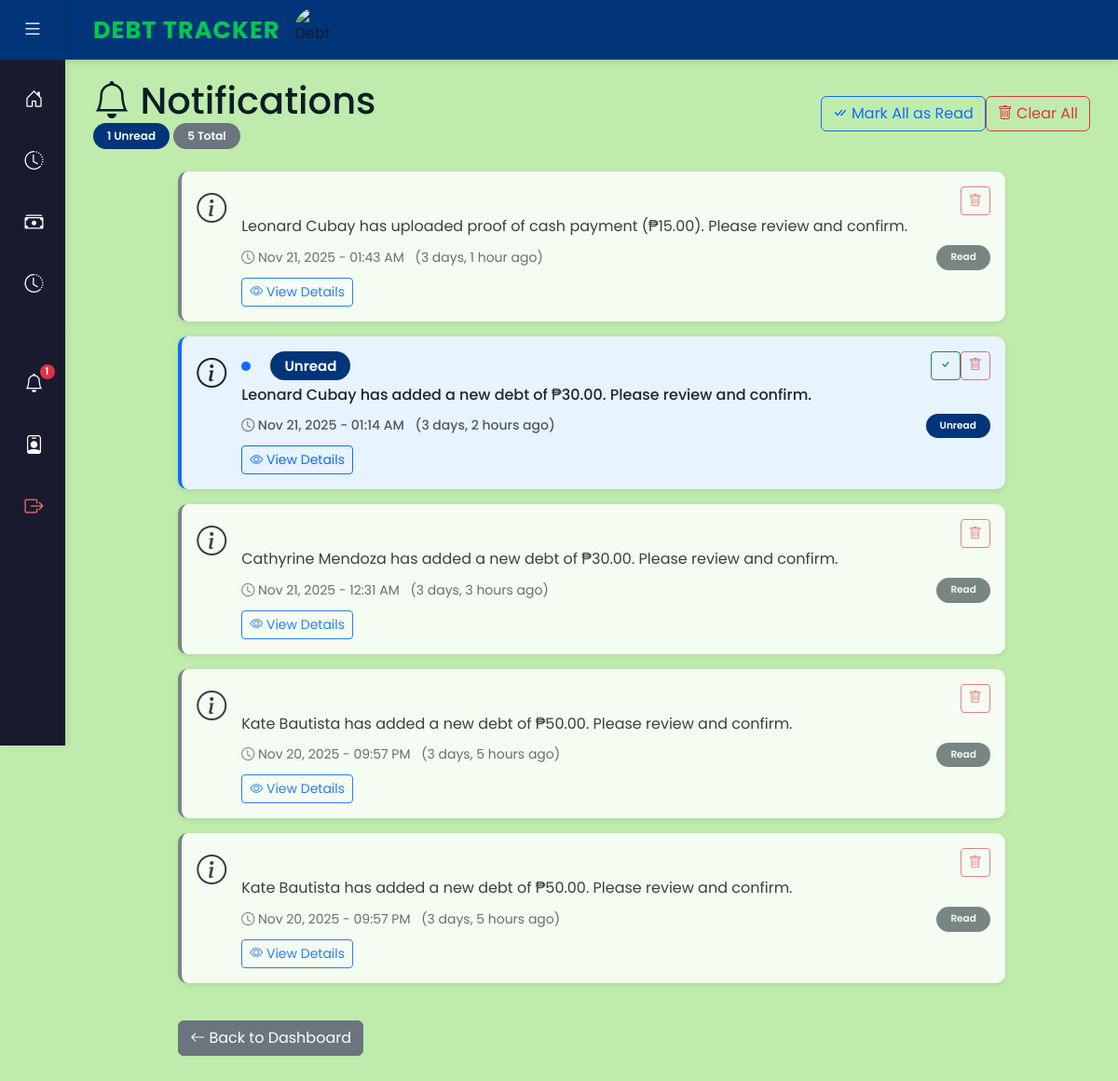
The page /notifications/ (signed in) on the database as committed earlier.
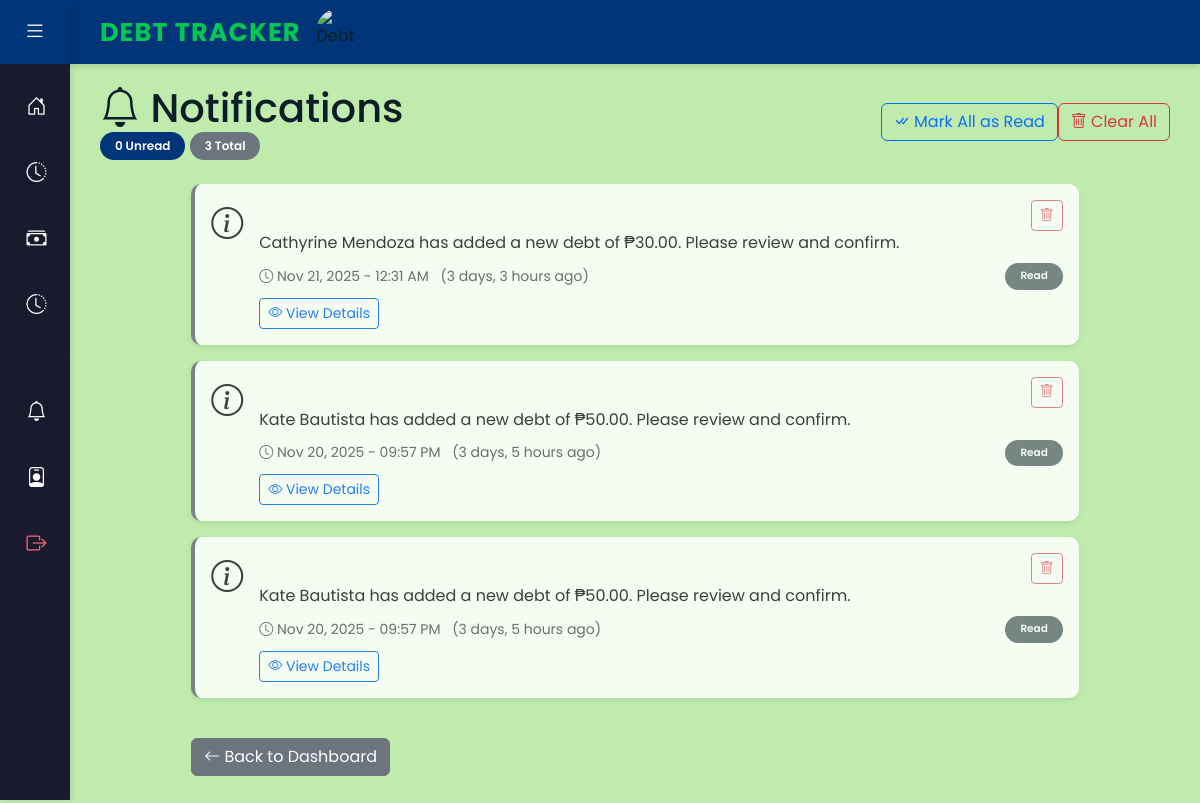
The same page on the database as committed later.
### myapp/models.py (models this page shows, shortened)
class Notification(models.Model):
    NOTIFICATION_TYPES = [
        ('payment_success', 'Payment Success'),
        ('payment_received', 'Payment Received'),
        ('payment_pending', 'Payment Pending'),
        ('payment_debtor_proof_uploaded', 'Debtor Proof Uploaded'),
        ('payment_creditor_proof_uploaded', 'Creditor Proof Uploaded'),
        ('payment_completed', 'Payment Completed'),
        ('partial_payment_received', 'Partial Payment Received'),
        ('debt_confirmed', 'Debt Confirmed'),
        ('debt_rejected', 'Debt Rejected'),
        ('debt_added', 'Debt Added'),
        ('debt_pending_confirmation', 'Debt Pending Confirmation'),
        ('proof_uploaded', 'Proof Uploaded'),
        ('debt_acknowledged', 'Debt Acknowledged'),
        ('debt_active', 'Debt Active'),
    ]
    user = models.ForeignKey(
        settings.AUTH_USER_MODEL,
        on_delete=models.CASCADE,
        related_name='notifications',
        help_text="User who receives this notification"
    )
    notification_type = models.CharField(
        max_length=50,
        choices=NOTIFICATION_TYPES,
        help_text="Type of notification"
    )
    message = models.TextField(
        help_text="Notification message"
    )
    related_id = models.IntegerField(
        blank=True,
        null=True,
        help_text="Related object ID (for generic references)"
    )
    related_payment = models.ForeignKey(
        Payment,
        on_delete=models.CASCADE,
        blank=True,
        null=True,
        related_name='notifications',
        help_text="Related payment (if applicable)"
    )
    related_debt = models.ForeignKey(
        Debt,
        on_delete=models.CASCADE,
        blank=True,
        null=True,
        related_name='notifications',
        help_text="Related debt (if applicable)"
    )
    is_read = models.BooleanField(
        default=False,
        help_text="Whether notification has been read"
    )
    created_at = models.DateTimeField(
        auto_now_add=True,
        help_text="When notification was created"
    )
    class Meta:
        verbose_name = 'Notification'
        verbose_name_plural = 'Notifications'
        ordering = ['-created_at']
        indexes = [
            models.Index(fields=['user', 'is_read', '-created_at']),
        ]

### myapp/views.py (the view)
# urls.py: path('notifications/', views.notifications_view, name='notifications'),
@login_required
def notifications_view(request):
    notifications = Notification.objects.filter(user=request.user).order_by('-created_at')
    unread_count = notifications.filter(is_read=False).count()
    context = {
        'notifications': notifications,
        'unread_count': unread_count,
    }
    return render(request, 'notifications.html', context)

### myapp/context_processors.py (called while the page is built)
def unread_notifications(request):
    if request.user.is_authenticated:
        unread_count = Notification.objects.filter(user=request.user, is_read=False).count()
        return {
            'unread_notifications_count': unread_count
        }
    return {
        'unread_notifications_count': 0
    }

### myapp/templates/notifications.html (shortened to what the changed rows need)
{% extends 'dashboard_base.html' %}
{% block content %}
<div class="row">
    <div class="col-12">
        <div class="d-flex justify-content-between align-items-center mb-4">
            <div>
                <h1 class="mb-0">
                    <i class="bi bi-bell"></i> Notifications
                </h1>
                {% if notifications %}
                <p class="text-muted mb-0">
                    <span class="badge bg-primary">{{ unread_notifications_count }} Unread</span>
                    <span class="badge bg-secondary">{{ notifications.count }} Total</span>
                </p>
                {% endif %}
            </div>
        </div>
    </div>
</div>
<div class="row">
    <div class="col-lg-10 mx-auto">
        {% if notifications %}
            {% for notification in notifications %}
            <div class="card notification-item mb-3 {% if not notification.is_read %}unread{% else %}read{% endif %}" id="notification-{{ notification.id }}">
                <div class="card-body">
                    <div class="d-flex">
                        <div class="me-3">
                            {% if notification.notification_type == 'payment_success' %}
                                <i class="bi bi-check-circle-fill notification-icon payment-success"></i>
                            {% elif notification.notification_type == 'payment_received' %}
                                <i class="bi bi-cash-coin notification-icon payment-received"></i>
                            {% elif notification.notification_type == 'debt_confirmed' %}
                                <i class="bi bi-check-square notification-icon debt-confirmed"></i>
                            {% elif notification.notification_type == 'debt_rejected' %}
                                <i class="bi bi-x-circle notification-icon debt-rejected"></i>
                            {% elif notification.notification_type == 'debt_added' %}
                                <i class="bi bi-plus-circle notification-icon debt-added"></i>
                            {% elif notification.notification_type == 'debt_pending_confirmation' %}
                                <i class="bi bi-clock-history notification-icon debt-pending-confirmation"></i>
                            {% elif notification.notification_type == 'debt_paid' %}
                                <i class="bi bi-check-circle-fill notification-icon payment-success"></i>
                            {% else %}
                                <i class="bi bi-info-circle notification-icon"></i>
                            {% endif %}
                        </div>
                        <div class="flex-grow-1">
                            <div class="d-flex justify-content-between align-items-start">
                                <div>
                                    <h5 class="mb-1">
                                        {% if not notification.is_read %}
                                        <span class="unread-indicator" title="Unread"></span>
                                        {% endif %}
                                        {% if not notification.is_read %}
                                        <span class="badge bg-primary ms-2">Unread</span>
                                        {% endif %}
                                    </h5>
                                </div>
                                <div class="btn-group btn-group-sm">
                                    {% if not notification.is_read %}
                                    <form method="post" action="{% url 'myapp:mark_notification_read' notification.id %}" style="display:inline;">
                                        <button type="submit" class="btn btn-sm btn-outline-success" title="Mark as read">
                                            <i class="bi bi-check"></i>
                                        </button>
                                    </form>
                                    {% endif %}
                                    <form method="post" action="{% url 'myapp:delete_notification' notification.id %}" style="display:inline;">
                                        <button type="submit" class="btn btn-sm btn-outline-danger delete-btn" title="Delete notification" onclick="return confirm('Delete this notification?')">
                                            <i class="bi bi-trash"></i>
                                        </button>
                                    </form>
                                </div>
                            </div>
                            <p class="mb-2">{{ notification.message }}</p>
                            <div class="d-flex justify-content-between align-items-center">
                                <small class="text-muted">
                                    <i class="bi bi-clock"></i> {{ notification.created_at|date:"M d, Y - h:i A" }}
                                    <span class="ms-2">({{ notification.created_at|timesince }} ago)</span>
                                </small>
                                <small>
                                    {% if notification.is_read %}
                                    <span class="badge bg-secondary">Read</span>
                                    {% else %}
                                    <span class="badge bg-primary">Unread</span>
                                    {% endif %}
                                </small>
                            </div>
                            {% if notification.related_payment %}
                            <div class="mt-2">
                                <a href="{% url 'myapp:view_receipt' notification.related_payment.id %}"
                                   class="btn btn-sm btn-outline-primary view-notification-link"
                                   data-notification-id="{{ notification.id }}"
                                   data-is-read="{{ notification.is_read|lower }}">
                                    <i class="bi bi-receipt"></i> View Receipt
                                </a>
                            </div>
                            {% elif notification.related_debt %}
                            <div class="mt-2">
                                <a href="{% url 'myapp:debt_detail' notification.related_debt.id %}"
                                   class="btn btn-sm btn-outline-primary view-notification-link"
                                   data-notification-id="{{ notification.id }}"
                                   data-is-read="{{ notification.is_read|lower }}">
                                    <i class="bi bi-eye"></i> View Details
                                </a>
                            </div>
                            {% endif %}
                        </div>
                    </div>
                </div>
            </div>
            {% endfor %}
        {% endif %}
    </div>
</div>
{% endblock %}

Rows that differ between the two databases and show on the page:
removed Notification: message "Leonard Cubay has uploaded proof of cash payment (₱15.00). Please review and confirm.", created_at "Nov 21, 2025 - 01:43 AM", created_at "3 days, 1 hour", is_read "Read"
removed Notification: notification_type "new_debt" (drawn), is_read False (drawn), message "Leonard Cubay has added a new debt of ₱30.00. Please review and confirm.", created_at "Nov 21, 2025 - 01:14 AM", created_at "3 days, 2 hours"
Other text that changed with them:
{{ unread_notifications_count }}: "1" → "0"
{{ notifications.count }}: "5" → "3"
{{ unread_notifications_count }}: "1" → (not shown)
